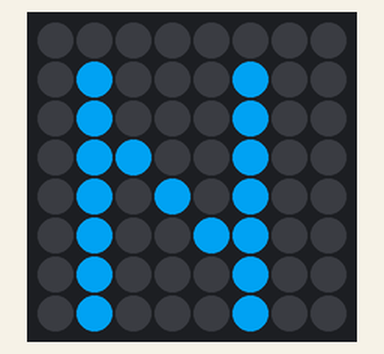
Recording of a program running on a simulated Raspberry Pi (BCM pin numbers) with a Sense HAT. Shown: the Sense HAT's 8×8 RGB LED matrix. Dim RGB values are drawn brighter than linear; random numbers come from a fixed seed.

Above: at 0.1 s.
At 8.1 s:
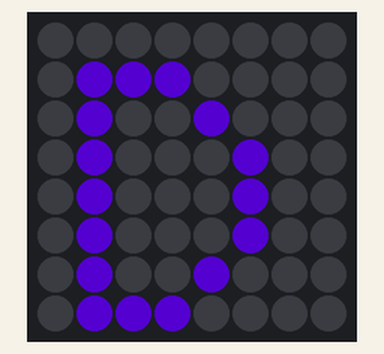
At 13.1 s:
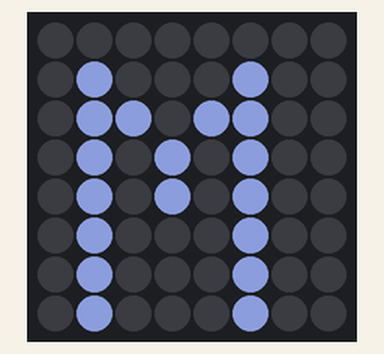
At 19.1 s:
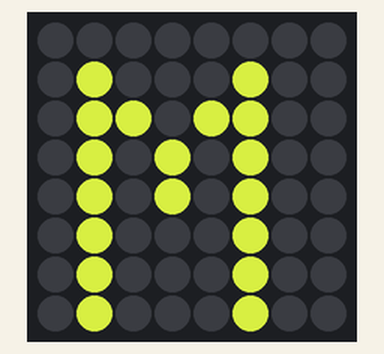
At 30.1 s:
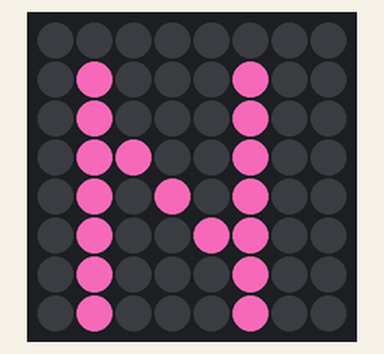
At 38.1 s:
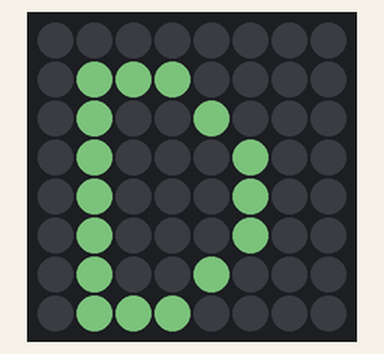

Measured:
- what the display in image 1 shows lasts 1.0 s, from 8.0 s to 9.0 s

The program:

nmd.py
```python
from sense_hat import SenseHat
import sys
import time
import random
sense = SenseHat()
sense.set_imu_config(False, False, False)

def main():
    text = "NMD"
    while True:
        for x in text:
            rnd1 = random.randrange(0,255)
            rnd2 = random.randrange(0,255)
            rnd3 = random.randrange(0,255)
            sense.set_rotation(180)
            sense.show_letter(x,[rnd1,rnd2,rnd3], [0,0,0])
            time.sleep(1)
            sense.clear()
        time.sleep(3)
try:
    main()
except (KeyboardInterrupt, SystemExit):
    print('Programma sluiten')
finally:
    print('Opkuisen van de matrix')
    sense.clear()
    sys.exit()
```
